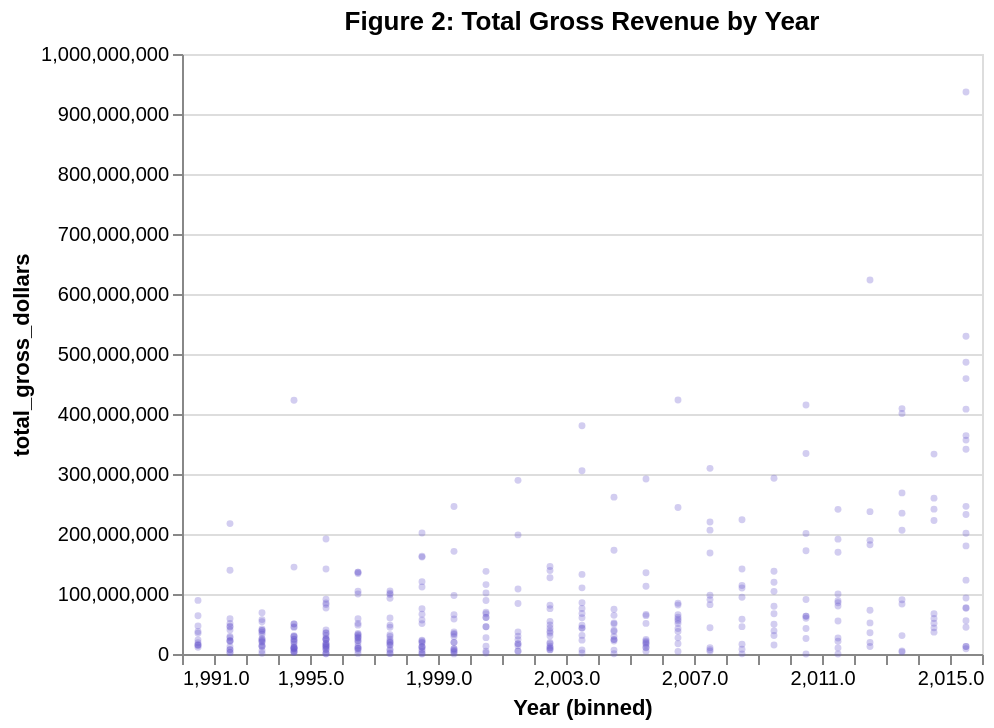

Notebook source saved alongside this figure:
### Markdown cell above
Now that we're just dealing with the big four genres, let's see how much these movies grossed over the years.  Let's import the _plot_scatter_chart_ function from the _chart_maker_ script.

### Code cell
from chart_maker import plot_scatter_chart

my_graph = plot_scatter_chart(movie_merge_df, 'Year', 'total_gross_dollars', 'Total Gross Revenue by Year')
my_graph

### Figure 1 — Vega-Lite specification as saved in the notebook (floating-point values rounded to 4 significant figures; data arrays with more than 128 entries replaced by an {"elided": "..."} marker saying what was removed)
{"config": {"view": {"continuousWidth": 400, "continuousHeight": 300}}, "data": {"name": "data-f4aabc1c7c9acba43aff48ce351019b5"}, "mark": {"type": "circle", "color": "slateblue", "opacity": 0.3, "size": 12}, "encoding": {"x": {"type": "quantitative", "bin": {"maxbins": 25}, "field": "Year"}, "y": {"type": "quantitative", "field": "total_gross_dollars"}}, "title": "Figure 2: Total Gross Revenue by Year", "$schema": "https://vega.github.io/schema/vega-lite/v4.8.1.json", "datasets": {"data-f4aabc1c7c9acba43aff48ce351019b5": {"elided": "379 records"}}}
